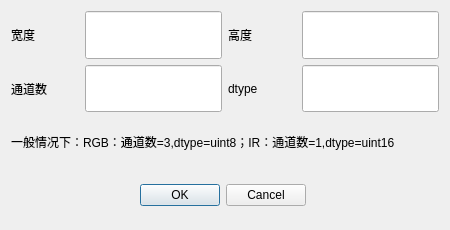
<?xml version="1.0" encoding="UTF-8"?>
<ui version="4.0">
 <class>Dialog</class>
 <widget class="QDialog" name="Dialog">
  <property name="geometry">
   <rect>
    <x>0</x>
    <y>0</y>
    <width>450</width>
    <height>230</height>
   </rect>
  </property>
  <property name="windowTitle">
   <string>Dialog</string>
  </property>
  <layout class="QVBoxLayout" name="verticalLayout" stretch="1,1,1,1">
   <item>
    <layout class="QHBoxLayout" name="horizontalLayout" stretch="1,2,1,2">
     <item>
      <widget class="QLabel" name="label">
       <property name="sizePolicy">
        <sizepolicy hsizetype="Expanding" vsizetype="Expanding">
         <horstretch>0</horstretch>
         <verstretch>0</verstretch>
        </sizepolicy>
       </property>
       <property name="text">
        <string>宽度</string>
       </property>
      </widget>
     </item>
     <item>
      <widget class="QLineEdit" name="width_lineEdit">
       <property name="sizePolicy">
        <sizepolicy hsizetype="Expanding" vsizetype="Expanding">
         <horstretch>0</horstretch>
         <verstretch>0</verstretch>
        </sizepolicy>
       </property>
      </widget>
     </item>
     <item>
      <widget class="QLabel" name="label_3">
       <property name="sizePolicy">
        <sizepolicy hsizetype="Expanding" vsizetype="Expanding">
         <horstretch>0</horstretch>
         <verstretch>0</verstretch>
        </sizepolicy>
       </property>
       <property name="text">
        <string>高度</string>
       </property>
      </widget>
     </item>
     <item>
      <widget class="QLineEdit" name="heigth_lineEdit">
       <property name="sizePolicy">
        <sizepolicy hsizetype="Expanding" vsizetype="Expanding">
         <horstretch>0</horstretch>
         <verstretch>0</verstretch>
        </sizepolicy>
       </property>
      </widget>
     </item>
    </layout>
   </item>
   <item>
    <layout class="QHBoxLayout" name="horizontalLayout_2" stretch="1,2,1,2">
     <item>
      <widget class="QLabel" name="label_2">
       <property name="sizePolicy">
        <sizepolicy hsizetype="Expanding" vsizetype="Expanding">
         <horstretch>0</horstretch>
         <verstretch>0</verstretch>
        </sizepolicy>
       </property>
       <property name="text">
        <string>通道数</string>
       </property>
      </widget>
     </item>
     <item>
      <widget class="QLineEdit" name="channels_lineEdit">
       <property name="sizePolicy">
        <sizepolicy hsizetype="Expanding" vsizetype="Expanding">
         <horstretch>0</horstretch>
         <verstretch>0</verstretch>
        </sizepolicy>
       </property>
      </widget>
     </item>
     <item>
      <widget class="QLabel" name="label_4">
       <property name="sizePolicy">
        <sizepolicy hsizetype="Expanding" vsizetype="Expanding">
         <horstretch>0</horstretch>
         <verstretch>0</verstretch>
        </sizepolicy>
       </property>
       <property name="text">
        <string>dtype</string>
       </property>
      </widget>
     </item>
     <item>
      <widget class="QLineEdit" name="dtype_lineEdit">
       <property name="sizePolicy">
        <sizepolicy hsizetype="Expanding" vsizetype="Expanding">
         <horstretch>0</horstretch>
         <verstretch>0</verstretch>
        </sizepolicy>
       </property>
      </widget>
     </item>
    </layout>
   </item>
   <item>
    <widget class="QLabel" name="label_5">
     <property name="sizePolicy">
      <sizepolicy hsizetype="Expanding" vsizetype="Expanding">
       <horstretch>0</horstretch>
       <verstretch>0</verstretch>
      </sizepolicy>
     </property>
     <property name="text">
      <string>一般情况下：RGB：通道数=3,dtype=uint8；IR：通道数=1,dtype=uint16</string>
     </property>
    </widget>
   </item>
   <item>
    <layout class="QHBoxLayout" name="horizontalLayout_3" stretch="7,3">
     <item>
      <widget class="QDialogButtonBox" name="buttonBox">
       <property name="sizePolicy">
        <sizepolicy hsizetype="Expanding" vsizetype="Expanding">
         <horstretch>0</horstretch>
         <verstretch>0</verstretch>
        </sizepolicy>
       </property>
       <property name="layoutDirection">
        <enum>Qt::LeftToRight</enum>
       </property>
       <property name="orientation">
        <enum>Qt::Horizontal</enum>
       </property>
       <property name="standardButtons">
        <set>QDialogButtonBox::Cancel|QDialogButtonBox::Ok</set>
       </property>
      </widget>
     </item>
     <item>
      <widget class="QLabel" name="info_label">
       <property name="text">
        <string/>
       </property>
      </widget>
     </item>
    </layout>
   </item>
  </layout>
 </widget>
 <resources/>
 <connections>
  <connection>
   <sender>buttonBox</sender>
   <signal>accepted()</signal>
   <receiver>Dialog</receiver>
   <slot>accept()</slot>
   <hints>
    <hint type="sourcelabel">
     <x>248</x>
     <y>254</y>
    </hint>
    <hint type="destinationlabel">
     <x>157</x>
     <y>274</y>
    </hint>
   </hints>
  </connection>
  <connection>
   <sender>buttonBox</sender>
   <signal>rejected()</signal>
   <receiver>Dialog</receiver>
   <slot>reject()</slot>
   <hints>
    <hint type="sourcelabel">
     <x>316</x>
     <y>260</y>
    </hint>
    <hint type="destinationlabel">
     <x>286</x>
     <y>274</y>
    </hint>
   </hints>
  </connection>
 </connections>
</ui>
